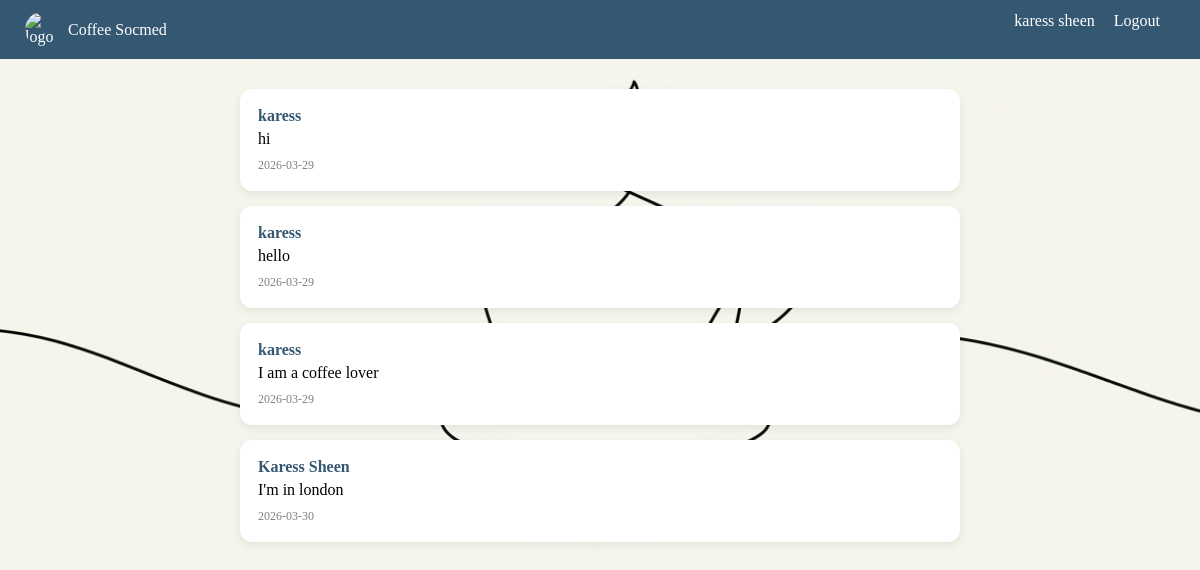
The app's page /socmed_canilloc/timeline.php (signed in) with its own data.
### tables this page shows
CREATE TABLE `post` (
  `pid` int(11) NOT NULL,
  `aid` int(11) NOT NULL,
  `post_text` text NOT NULL,
  `post_date` date NOT NULL,
  `post` int(11) NOT NULL
);

CREATE TABLE `account` (
  `aid` int(11) NOT NULL,
  `email` varchar(128) NOT NULL,
  `firstname` varchar(128) NOT NULL,
  `lastname` varchar(128) NOT NULL,
  `password` varchar(512) NOT NULL
);

### socmed_canilloc/models/load_timeline.php (the view, shortened to what this page needs)
<?php
include 'db/dbconnect.php';
$sql = "SELECT account.aid,
               account.firstname,
               post.pid,
               post.post_text,
               post.post_date
        FROM account
        INNER JOIN post ON account.aid = post.aid";
$result = $con->query($sql);
while($row = mysqli_fetch_assoc($result)){
    echo "<div class='post-block'>";
        echo "<div class='post-name'>";
            echo $row['firstname'];
        echo "</div>";
        echo "<div class='post-content'>";
            echo $row['post_text'];
        echo "</div>";
        echo "<div class='post-time'>";
            echo $row['post_date'];
        echo "</div>";
    echo "</div>";
}

### socmed_canilloc/views/res/style.css (style rules this page uses)
* { margin:0; padding:0; box-sizing:border-box; }
body { font-family: 'Segoe UI', sans-serif; background:#F7F8F0; background-image: url('images/bck.png'); background-size: cover; background-position: center; background-repeat: no-repeat; font-family: 'calibri'; }
.post-block { background:white; padding:18px; border-radius:12px; margin-bottom:15px; box-shadow:0 3px 8px rgba(0,0,0,0.08); transition:0.2s; }
.post-name { font-weight:bold; color:#355872; margin-bottom:5px; }
.post-content { margin-bottom:10px; }
.post-time { font-size:12px; color:gray; }

### records on screen
post: aid.firstname "karess", post_text "hi", post_date "2026-03-29"
post: aid.firstname "karess", post_text "hello", post_date "2026-03-29"
post: aid.firstname "karess", post_text "I am a coffee lover", post_date "2026-03-29"
post: aid.firstname "Karess Sheen", post_text "I'm in london", post_date "2026-03-30"

### other values on screen
$_SESSION['firstname'] "karess"
$_SESSION['lastname'] "sheen"
